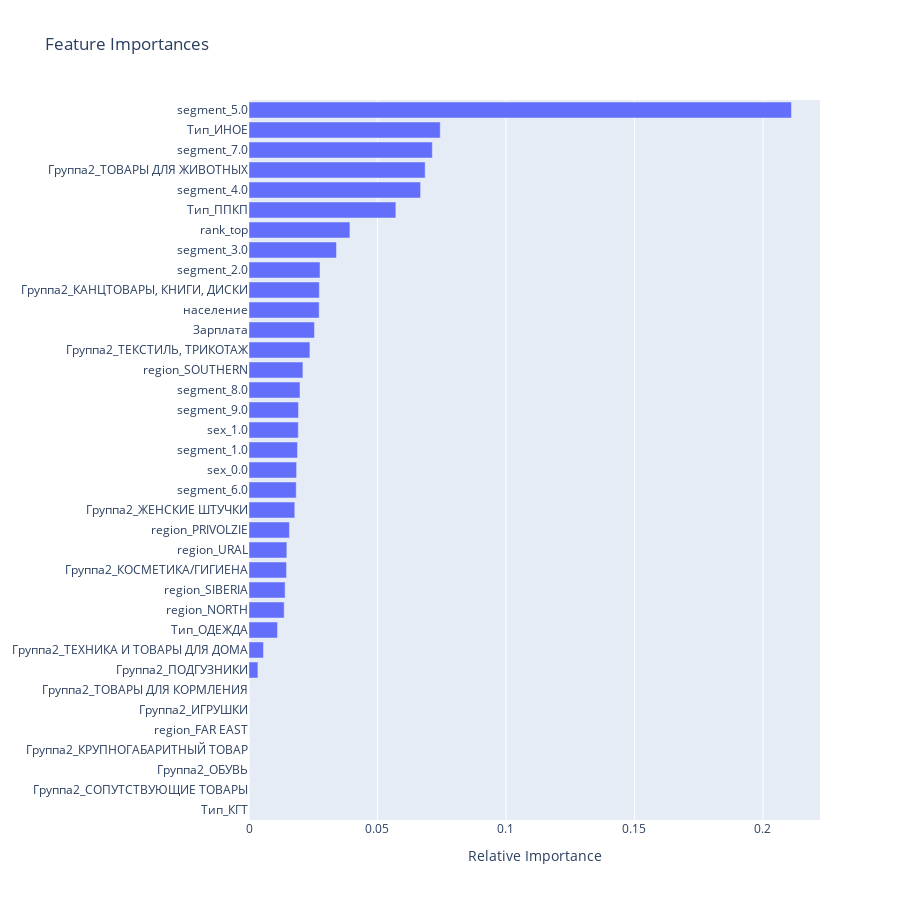

Here is the notebook cell this chart was saved with:
### Markdown cell above
## Посмотрим на feature importance

### Code cell
import plotly.graph_objects as go

features = X_train.columns
importances = xgb_model.feature_importances_
indices = np.argsort(importances)


fig = go.Figure(go.Bar(
            x=importances[indices],
            y=[features[i] for i in indices],
            orientation='h',

            ))

fig.update_layout(
    autosize=False,
    width=900,
    height=900,
    title='Feature Importances',
    xaxis_title='Relative Importance'
    )

fig.show()

### Figure 1 — Plotly figure (JSON) as saved in the notebook; plotly's stock layout.template omitted (floating-point values rounded to 4 significant figures)
{"data": [{"orientation": "h", "type": "bar", "x": [0, 0, 0, 0, 0, 0, 0, 0.003463, 0.005632, 0.01109, 0.01369, 0.01405, 0.01461, 0.01473, 0.01574, 0.01782, 0.01838, 0.01852, 0.01888, 0.01918, 0.01926, 0.01985, 0.02097, 0.0237, 0.02548, 0.02731, 0.02738, 0.02763, 0.03405, 0.03927, 0.05715, 0.06677, 0.06855, 0.07135, 0.07442, 0.2111], "y": ["Тип_КГТ", "Группа2_СОПУТСТВУЮЩИЕ ТОВАРЫ", "Группа2_ОБУВЬ", "Группа2_КРУПНОГАБАРИТНЫЙ ТОВАР", "region_FAR EAST", "Группа2_ИГРУШКИ", "Группа2_ТОВАРЫ ДЛЯ КОРМЛЕНИЯ", "Группа2_ПОДГУЗНИКИ", "Группа2_ТЕХНИКА И ТОВАРЫ ДЛЯ ДОМА", "Тип_ОДЕЖДА", "region_NORTH", "region_SIBERIA", "Группа2_КОСМЕТИКА/ГИГИЕНА", "region_URAL", "region_PRIVOLZIE", "Группа2_ЖЕНСКИЕ ШТУЧКИ", "segment_6.0", "sex_0.0", "segment_1.0", "sex_1.0", "segment_9.0", "segment_8.0", "region_SOUTHERN", "Группа2_ТЕКСТИЛЬ, ТРИКОТАЖ", "Зарплата", "население", "Группа2_КАНЦТОВАРЫ, КНИГИ, ДИСКИ", "segment_2.0", "segment_3.0", "rank_top", "Тип_ППКП", "segment_4.0", "Группа2_ТОВАРЫ ДЛЯ ЖИВОТНЫХ", "segment_7.0", "Тип_ИНОЕ", "segment_5.0"]}], "layout": {"autosize": false, "height": 900, "title": {"text": "Feature Importances"}, "width": 900, "xaxis": {"autorange": true, "range": [0, 0.2222], "title": {"text": "Relative Importance"}, "type": "linear"}, "yaxis": {"autorange": true, "range": [-0.5, 35.5], "type": "category"}}}
